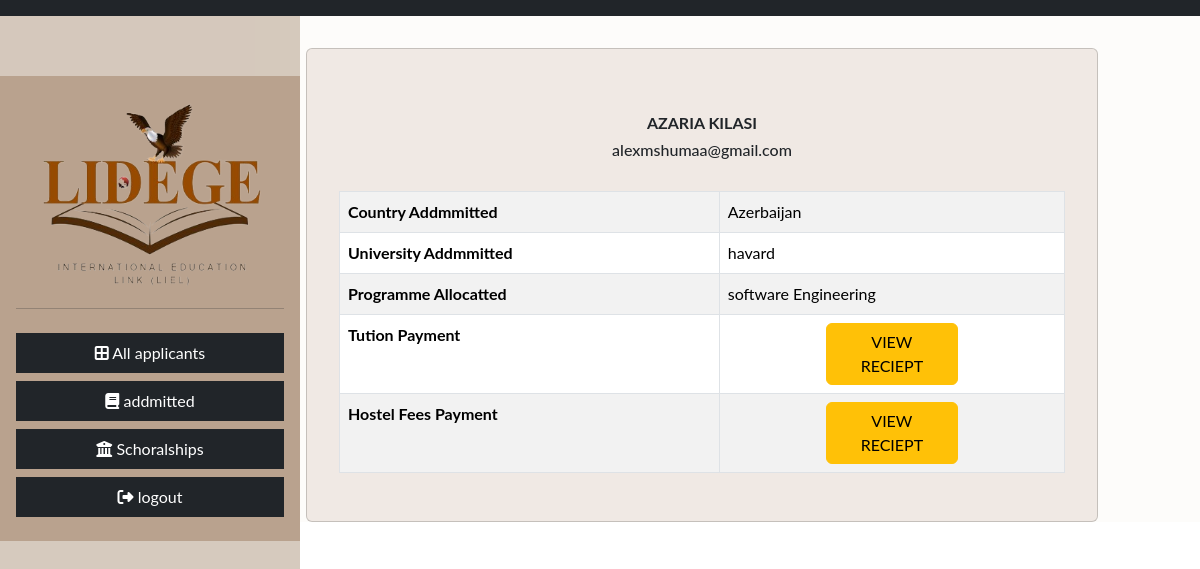
Page /addmission_status_staff/2 (signed in) on the committed database.
### applicantsReg/models.py (models this page shows, shortened)
class Applicant_Personal_Details(models.Model):
    user = models.OneToOneField(CustomUser, on_delete=models.CASCADE,related_name='personal_details')
    firstname = models.CharField(max_length=100)
    last_name = models.CharField(max_length=100)
    phone = models.CharField(max_length=13)
    date_of_birth =  models.DateField(null=True)
    submission_time = SubmissionTimeField(null=True)
    nationality = models.CharField(
        max_length=100,
        choices=[(country.name, country.name) for country in pycountry.countries],
        blank=True,
        null=True,
    )
    profile_image = models.ImageField(upload_to='profile_images/', blank=True)
    class Meta:
        verbose_name_plural = "Applicant personal Details"

class CustomUser(AbstractUser):
    email = models.EmailField(unique=True, blank=True, null=True)
    username = models.CharField(max_length=100, unique=True)
    referred_by = models.ForeignKey('self', on_delete=models.SET_NULL, null=True, related_name='referrals')
    class Meta:
        verbose_name_plural = "Users"

class Addmitted_student(models.Model):
    user = models.OneToOneField(CustomUser, on_delete=models.CASCADE,related_name='addmitted_student')
    addmitted_university = models.CharField(max_length=100)
    country_selected = models.CharField(max_length=100,
        choices=[(country.name, country.name) for country in pycountry.countries],
        blank=True,
        null=True,)
    allocated_progrramme = models.CharField(max_length=100)
    addmission_date = models.DateField(null=True)
    hostel_fees_payment_reciept = LimitedFileField(upload_to='payment_reciepts/fees/')
    tuition_fees_payment_reciept = LimitedFileField(upload_to='payment_reciepts/fees/')
    Other_payment_reciept = LimitedFileField(upload_to='payment_reciepts/fees/')
    addmission_leter = LimitedFileField(upload_to='addmission_letter/', null=True)
    feedback = models.TextField()
    submission_time = SubmissionTimeField(null=True)
    addmission_approval = models.CharField(choices=ADDMISSION_STATUS, max_length=50, null=True)
    addmission_reject_reason = models.TextField(null=True)

### applicantsReg/views.py (the view)
# urls.py: path('addmission_status_staff/<user>',views.addmission_status, name = 'addmission_status_staff' ),
@login_required
@user_passes_test(is_staff)
def addmission_status(request,user):
    if not request.user.is_authenticated:
        return redirect("login")
    applicantDetails = Applicant_Personal_Details.objects.get(user = user)
    addmitted = Addmitted_student.objects.get(user = user)
    if addmitted :
        return render(request,'addmssion_status_for_staff.html',{"addmitted":addmitted,"applicantDetails":applicantDetails})

### applicantsReg/views.py (called while the page is built)
def is_staff(user):
    return user.is_staff

### applicantsReg/templates/addmssion_status_for_staff.html (shortened to what this page needs)
{%extends 'base4.html'%}
{%load static%}
{%load crispy_forms_tags%}
{%block content%}
 <div class="row" style="padding-top: 2rem; background-color:#f1e7dd27 ;">
   <div class="col-md-3">
   </div>
   <div class="col-md-8" style="height: auto;">
    <div class="card mt-3" style="padding: 2rem;  background-color:#b3967c2d ">
        <h6 style="text-align: center;"><strong>{{applicantDetails.firstname}} {{applicantDetails.last_name}}</strong></h6>
                 <h6 style="text-align: center; margin-bottom: 2rem;">{{applicantDetails.user.email}}</h6>
        {%if addmitted.country_selected%}
        <table class="table table-striped table-bordered">
            <tbody>
              <tr>
                <th scope="row">Country Addmmitted</th>
                <td>{{addmitted.country_selected}}</td>
              </tr>
              <tr>
                <th scope="row">University Addmmitted</th>
                <td>{{addmitted.addmitted_university}}</td>
              </tr>
              <tr>
                <th scope="row">Programme Allocatted</th>
                <td>{{addmitted.allocated_progrramme}}</td>
              </tr>
              <tr>
                <th scope="row">Tution Payment</th>
                <td>
                    {%if addmitted.tuition_fees_payment_reciept %}
                    <a href="{{addmitted.tuition_fees_payment_reciept.url}}" class="btn btn-warning" style="width: 40%; margin-left: 30%;">VIEW RECIEPT</a>
                    {%endif%}
                </td>
              </tr>
              <tr>
                <th scope="row">Hostel Fees Payment</th>
                <td>
                    {%if addmitted.tuition_fees_payment_reciept %}
                    <a href="{{addmitted.hostel_fees_payment_reciept.url}}" class="btn btn-warning" style="width: 40%; margin-left: 30%;">VIEW RECIEPT</a>
                    {%endif%}
                </td>
              </tr>
            </tbody>
          </table>
          {%else%}
          <h6 style="margin-top: 2rem; margin-bottom: 3rem; color: orange; text-align: center;">pending..........<strong></strong></h6>
          {%endif%}
    </div>
   </div>
   <div class="col-md-1">
   </div>
 </div>
{%endblock%}

### applicantsReg/templates/base4.html (style rules this page uses)
body { font-family: "Lato", sans-serif; }

### rows in the picture
Applicant_Personal_Details: firstname "AZARIA", last_name "KILASI", user.email "alexmshumaa@gmail.com"
Addmitted_student: country_selected "Azerbaijan", addmitted_university "havard", allocated_progrramme "software Engineering"
